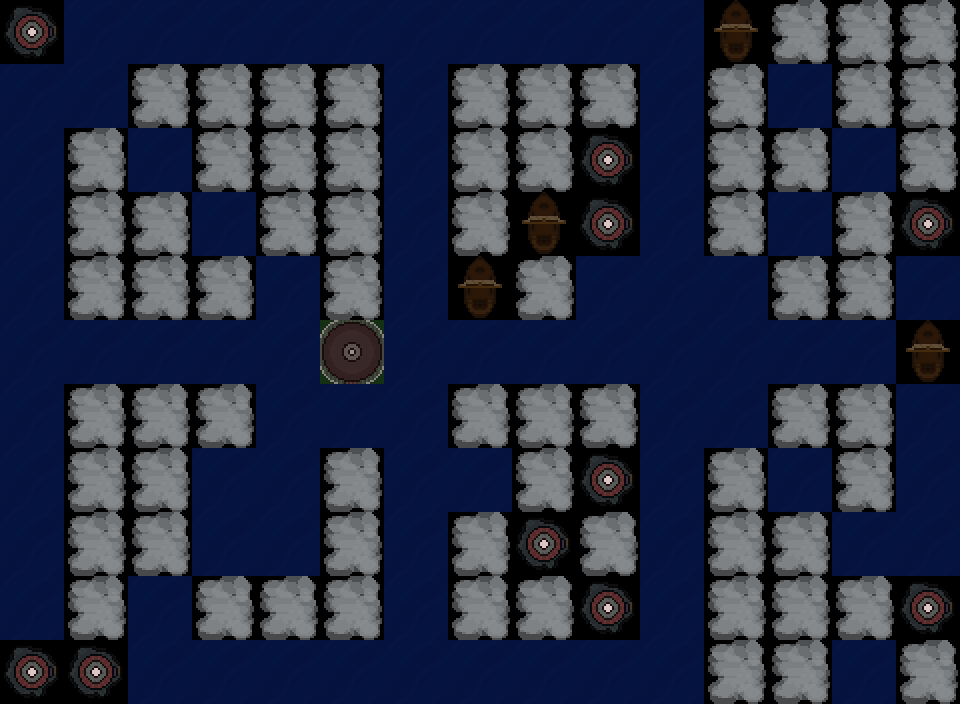

Tiled map render using the project's own tile images. Description and the whole map definition, tile-layer contents included, below:
An orthogonal 15x11 tile map with 64x64 px tiles, 1 tile layer (Tile Layer 1), 5 tilesets.

<map version="1.0" tiledversion="1.1.1" orientation="orthogonal" renderorder="right-down" width="15" height="11" tilewidth="64" tileheight="64" infinite="0" nextobjectid="1">
 <tileset firstgid="1" source="../tileset/fog1.tsx" />
 <tileset firstgid="2" source="../tileset/LH1.tsx" />
 <tileset firstgid="3" source="../tileset/LHMain.tsx" />
 <tileset firstgid="12" source="../tileset/ship1.tsx" />
 <tileset firstgid="13" source="../tileset/water1.tsx" />
 <layer name="Tile Layer 1" width="15" height="11">
  <data encoding="csv">
2,13,13,13,13,13,13,13,13,13,13,12,1,1,1,
13,13,1,1,1,1,13,1,1,1,13,1,13,1,1,
13,1,13,1,1,1,13,1,1,2,13,1,1,13,1,
13,1,1,13,1,1,13,1,12,2,13,1,13,1,2,
13,1,1,1,13,1,13,12,1,13,13,13,1,1,13,
13,13,13,13,13,7,13,13,13,13,13,13,13,13,12,
13,1,1,1,13,13,13,1,1,1,13,13,1,1,13,
13,1,1,13,13,1,13,13,1,2,13,1,13,1,13,
13,1,1,13,13,1,13,1,2,1,13,1,1,13,13,
13,1,13,1,1,1,13,1,1,2,13,1,1,1,2,
2,2,13,13,13,13,13,13,13,13,13,1,1,13,1
</data>
 </layer>
</map>
